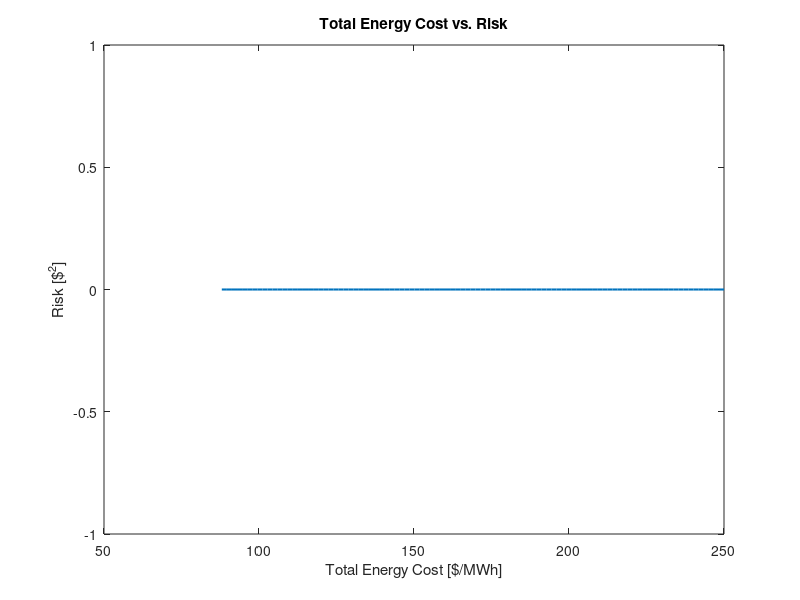

Write the MATLAB code that produced this figure.
% 3) Quadratic Program Implementation
% -------------------------
% Variables
% Cost of energy sources [$/MWh]
c = [100 90 130 108 111 90 144 87];

% Max total cost of energy [$/MWh]
c_tot = 100;

% Standard deviation of energy sources [$/MWh]
std = [22 30 15 20 30 36 32 40];

% Total energy demand [MWh]
d_tot = 225;

% -------------------------
% Formulation
% Objective function: 0.5x^TQx + R^Tx
% Q matrix
Q = 2 * diag(std.^2);

% R matrix
R = zeros([1 8]);

% Constraints: Ax ? b
% A matrix
A = [% Energy Amount
     -1 -1 -1 -1 -1 -1 -1 -1;
     % Cost
     c(1)-c_tot c(2)-c_tot c(3)-c_tot c(4)-c_tot c(5)-c_tot c(6)-c_tot c(7)-c_tot c(8)-c_tot;
     % Demand
     -1 0 0 0 0 0 0 0;
     0 -1 0 0 0 0 0 0;
     0 0 -1 0 0 0 0 0;
     0 0 0 -1 0 0 0 0;
     0 0 0 0 -1 0 0 0;
     0 0 0 0 0 -1 0 0;
     0 0 0 0 0 0 -1 0;
     0 0 0 0 0 0 0 -1];
 
% b matrix
b = [-d_tot 0 0 0 0 0 0 0 0 0];

% Solve quadratic program
% Optimized energy amounts from each source
x = quadprog(Q, R, A, b);

% -------------------------
% Problem 3
% Energy amounts from each source utilizing 2012 portfolio
x_3 = ([7.5 8.3 43.4 9 2.3 4.4 0.9 6.3]/100) * d_tot;

% Associated risk
r_3 = 0.5 * x_3 * Q * x_3';

% Associated cost
c_3 = dot(c, x_3);

% -------------------------
% Problem 4
% Total cost ranging from from 50 to 250
n = 100;
c_tot_4 = linspace(88, 250, n);

% Risk associated with total cost range
r_4 = zeros(n, 1);

% Determine optimum energy amount and corresponding risk for each total cost
for i = 1:n
    
    % Constraints: Ax ? b
    % A matrix
    A = [% Energy Amount
         -1 -1 -1 -1 -1 -1 -1 -1;
         % Cost
         c(1)-c_tot_4(i) c(2)-c_tot_4(i) c(3)-c_tot_4(i) c(4)-c_tot_4(i) c(5)-c_tot_4(i) c(6)-c_tot_4(i) c(7)-c_tot_4(i) c(8)-c_tot_4(i);
         % Demand
         -1 0 0 0 0 0 0 0;
         0 -1 0 0 0 0 0 0;
         0 0 -1 0 0 0 0 0;
         0 0 0 -1 0 0 0 0;
         0 0 0 0 -1 0 0 0;
         0 0 0 0 0 -1 0 0;
         0 0 0 0 0 0 -1 0;
         0 0 0 0 0 0 0 -1];

    % Solve quadratic program
    % Optimized energy amounts from each source
    [x, risk] = quadprog(Q, R, A, b);
    
    r_4(i) = risk;
    
end

% Plot of total cost vs. risk
plot(c_tot_4, r_4, 'LineWidth', 1.5);
xlabel('Total Energy Cost [$/MWh]');
ylabel('Risk [$^2]');
title('Total Energy Cost vs. Risk');

% -------------------------
% Problem 5
% Constraints: Ax ? b
% A matrix
A = [% Energy Amount
     -1 -1 -1 -1 -1 -1 -1 -1;
     % Cost
     c(1)-c_tot c(2)-c_tot c(3)-c_tot c(4)-c_tot c(5)-c_tot c(6)-c_tot c(7)-c_tot c(8)-c_tot;
     % Demand
     -1 0 0 0 0 0 0 0;
     0 -1 0 0 0 0 0 0;
     0 0 -1 0 0 0 0 0;
     0 0 0 -1 0 0 0 0;
     0 0 0 0 -1 0 0 0;
     0 0 0 0 0 -1 0 0;
     0 0 0 0 0 0 -1 0;
     0 0 0 0 0 0 0 -1;
     % Supply Limit
     1 0 0 0 0 0 0 0;
     0 1 0 0 0 0 0 0;
     0 0 1 0 0 0 0 0;
     0 0 0 1 0 0 0 0;
     0 0 0 0 1 0 0 0;
     0 0 0 0 0 1 0 0;
     0 0 0 0 0 0 1 0;
     0 0 0 0 0 0 0 1;
     % Renewable Portfolio Standard
     1/3 1/3 1/3 1/3 (1/3)-1 (1/3)-1 (1/3)-1 (1/3)-1];
 
% b matrix
b = [-d_tot 0 0 0 0 0 0 0 0 0 40 50 150 35 10 15 200 50 0];

% Solve quadratic program
% Optimized energy amounts from each source
[x_5, r_5] = quadprog(Q, R, A, b);